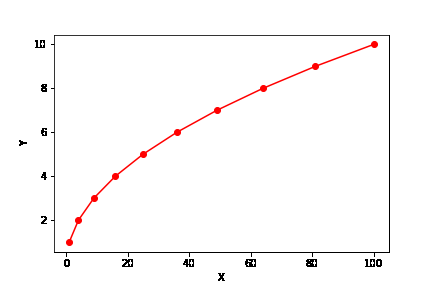
#> input picture JupyterNotebook/img1.png, 432 x 288 px
$ jupyter execute Markdown_Tutorials.ipynb
#> lines starting #> are read from the running program, lines starting #| are printed output that depends on the picture
## Display multiple images
* I followed instructions from this link: https://www.geeksforgeeks.org/how-to-display-multiple-images-in-one-figure-correctly-in-matplotlib/

[cell 1]
# code for displaying multiple images in one figure

#import libraries
import cv2
from matplotlib import pyplot as plt

# create figure
fig = plt.figure(figsize=(10, 7))

# setting values to rows and column variables
rows = 2
columns = 2

# reading images
Image1 = cv2.imread('img1.png')
#> Image1 is the input picture: shape (288, 432, 3); mean B, G, R 249.8, 249.8, 251.6
Image2 = cv2.imread('img2.png')
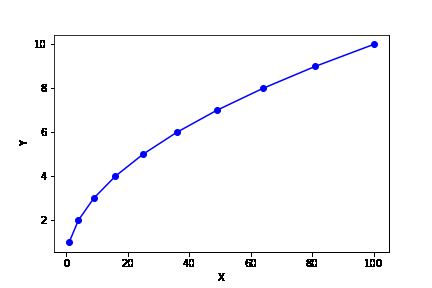
#> input picture JupyterNotebook/img2.png, 432 x 288 px
#> Image2 is the input picture: shape (288, 432, 3); mean B, G, R 251.6, 249.8, 249.8
Image3 = cv2.imread('img3.png')
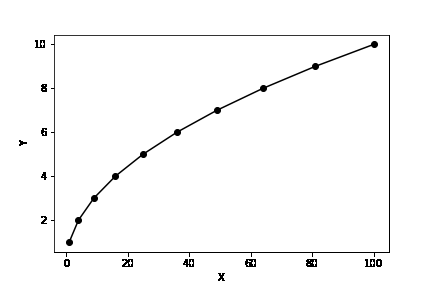
#> input picture JupyterNotebook/img3.png, 432 x 288 px
#> Image3 is the input picture: shape (288, 432, 3); min 0, max 255, mean 249.8
Image4 = cv2.imread('img4.png')
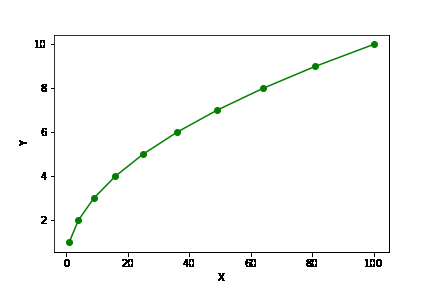
#> input picture JupyterNotebook/img4.png, 432 x 288 px
#> Image4 is the input picture: shape (288, 432, 3); mean B, G, R 249.8, 250.7, 249.8

# Adds a subplot at the 1st position
fig.add_subplot(rows, columns, 1)

# showing image
plt.imshow(Image1)
plt.axis('off')
plt.title("First")

# Adds a subplot at the 2nd position
fig.add_subplot(rows, columns, 2)

# showing image
plt.imshow(Image2)
plt.axis('off')
plt.title("Second")

# Adds a subplot at the 3rd position
fig.add_subplot(rows, columns, 3)

# showing image
plt.imshow(Image3)
plt.axis('off')
plt.title("Third")

# Adds a subplot at the 4th position
fig.add_subplot(rows, columns, 4)

# showing image
plt.imshow(Image4)
plt.axis('off')
plt.title("Fourth")
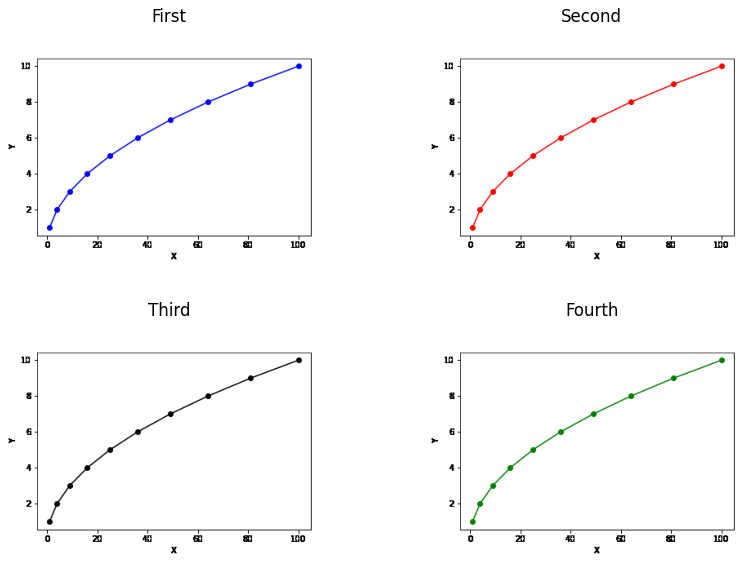
#> figure drawn by matplotlib, 4 panels; B, G, R data is drawn as R, G, B

## Matplotlib savefig

[cell 2]
# importing required modules
import matplotlib.pyplot as plt

# creating plotting data
xaxis =[1, 4, 9, 16, 25, 36, 49, 64, 81, 100]
yaxis =[1, 2, 3, 4, 5, 6, 7, 8, 9, 10]

# plotting
plt.plot(xaxis, yaxis, '-go')
plt.xlabel("X")
plt.ylabel("Y")

# saving the file.Make sure you
# use savefig() before show().
plt.savefig("img4.png")
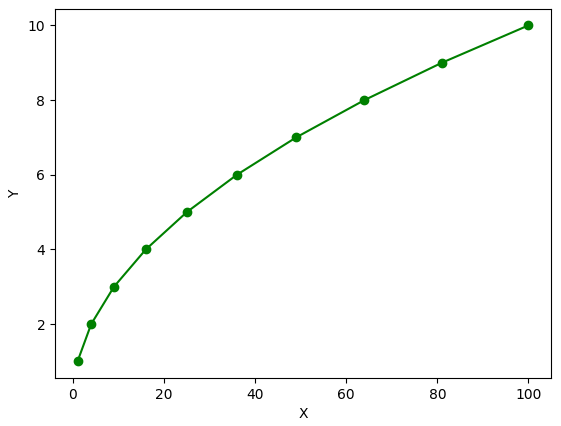
#> figure drawn by matplotlib, 1 panel; curve peaks at x = 100, y = 10
plt.close()
#plt.show()
